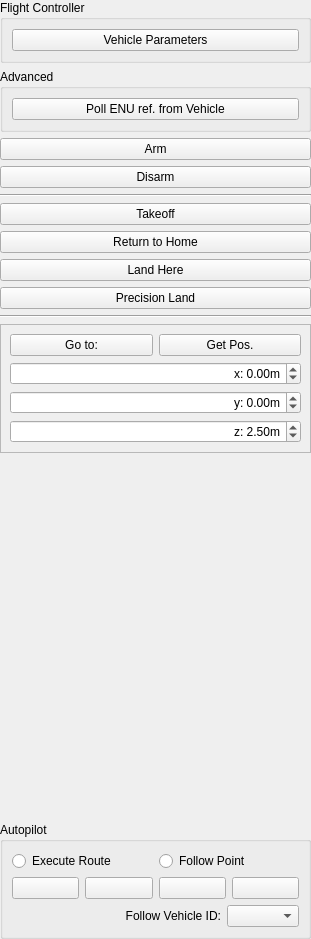
<?xml version="1.0" encoding="UTF-8"?>
<ui version="4.0">
 <class>FlyUI</class>
 <widget class="QWidget" name="FlyUI">
  <property name="geometry">
   <rect>
    <x>0</x>
    <y>0</y>
    <width>311</width>
    <height>939</height>
   </rect>
  </property>
  <property name="sizePolicy">
   <sizepolicy hsizetype="Preferred" vsizetype="Preferred">
    <horstretch>0</horstretch>
    <verstretch>0</verstretch>
   </sizepolicy>
  </property>
  <property name="windowTitle">
   <string>Form</string>
  </property>
  <layout class="QVBoxLayout" name="verticalLayout_2">
   <property name="leftMargin">
    <number>0</number>
   </property>
   <property name="topMargin">
    <number>0</number>
   </property>
   <property name="rightMargin">
    <number>0</number>
   </property>
   <property name="bottomMargin">
    <number>0</number>
   </property>
   <item>
    <widget class="QGroupBox" name="groupBox">
     <property name="title">
      <string>Flight Controller</string>
     </property>
     <layout class="QVBoxLayout" name="verticalLayout_3">
      <item>
       <widget class="QPushButton" name="vehicleParameterButton">
        <property name="text">
         <string>Vehicle Parameters</string>
        </property>
       </widget>
      </item>
     </layout>
    </widget>
   </item>
   <item>
    <widget class="QGroupBox" name="groupBox_2">
     <property name="title">
      <string>Advanced</string>
     </property>
     <layout class="QVBoxLayout" name="verticalLayout_5">
      <item>
       <widget class="QPushButton" name="pollENUrefButton">
        <property name="text">
         <string>Poll ENU ref. from Vehicle</string>
        </property>
       </widget>
      </item>
     </layout>
    </widget>
   </item>
   <item>
    <widget class="QPushButton" name="armButton">
     <property name="text">
      <string>Arm</string>
     </property>
    </widget>
   </item>
   <item>
    <widget class="QPushButton" name="disarmButton">
     <property name="text">
      <string>Disarm</string>
     </property>
    </widget>
   </item>
   <item>
    <widget class="Line" name="line_2">
     <property name="orientation">
      <enum>Qt::Horizontal</enum>
     </property>
    </widget>
   </item>
   <item>
    <widget class="QPushButton" name="takeoffButton">
     <property name="text">
      <string>Takeoff</string>
     </property>
    </widget>
   </item>
   <item>
    <widget class="QPushButton" name="returnToHomeButton">
     <property name="text">
      <string>Return to Home</string>
     </property>
    </widget>
   </item>
   <item>
    <widget class="QPushButton" name="landButton">
     <property name="text">
      <string>Land Here</string>
     </property>
    </widget>
   </item>
   <item>
    <widget class="QPushButton" name="precisionLandButton">
     <property name="text">
      <string>Precision Land</string>
     </property>
    </widget>
   </item>
   <item>
    <widget class="Line" name="line">
     <property name="frameShadow">
      <enum>QFrame::Sunken</enum>
     </property>
     <property name="lineWidth">
      <number>1</number>
     </property>
     <property name="midLineWidth">
      <number>0</number>
     </property>
     <property name="orientation">
      <enum>Qt::Horizontal</enum>
     </property>
    </widget>
   </item>
   <item>
    <widget class="QFrame" name="frame">
     <property name="frameShape">
      <enum>QFrame::StyledPanel</enum>
     </property>
     <property name="frameShadow">
      <enum>QFrame::Raised</enum>
     </property>
     <layout class="QVBoxLayout" name="verticalLayout">
      <item>
       <layout class="QHBoxLayout" name="horizontalLayout_2">
        <item>
         <widget class="QPushButton" name="gotoButton">
          <property name="sizePolicy">
           <sizepolicy hsizetype="Minimum" vsizetype="Fixed">
            <horstretch>0</horstretch>
            <verstretch>0</verstretch>
           </sizepolicy>
          </property>
          <property name="minimumSize">
           <size>
            <width>123</width>
            <height>0</height>
           </size>
          </property>
          <property name="text">
           <string>Go to:</string>
          </property>
         </widget>
        </item>
        <item>
         <widget class="QPushButton" name="getPositionButton">
          <property name="text">
           <string>Get Pos.</string>
          </property>
         </widget>
        </item>
       </layout>
      </item>
      <item>
       <widget class="QDoubleSpinBox" name="gotoXSpinBox">
        <property name="alignment">
         <set>Qt::AlignRight|Qt::AlignTrailing|Qt::AlignVCenter</set>
        </property>
        <property name="prefix">
         <string>x: </string>
        </property>
        <property name="suffix">
         <string>m</string>
        </property>
        <property name="minimum">
         <double>-9999.989999999999782</double>
        </property>
        <property name="maximum">
         <double>9999.989999999999782</double>
        </property>
       </widget>
      </item>
      <item>
       <widget class="QDoubleSpinBox" name="gotoYSpinBox">
        <property name="alignment">
         <set>Qt::AlignRight|Qt::AlignTrailing|Qt::AlignVCenter</set>
        </property>
        <property name="prefix">
         <string>y: </string>
        </property>
        <property name="suffix">
         <string>m</string>
        </property>
        <property name="minimum">
         <double>-9999.989999999999782</double>
        </property>
        <property name="maximum">
         <double>9999.989999999999782</double>
        </property>
       </widget>
      </item>
      <item>
       <widget class="QDoubleSpinBox" name="gotoZSpinBox">
        <property name="alignment">
         <set>Qt::AlignRight|Qt::AlignTrailing|Qt::AlignVCenter</set>
        </property>
        <property name="prefix">
         <string>z: </string>
        </property>
        <property name="suffix">
         <string>m</string>
        </property>
        <property name="maximum">
         <double>999.990000000000009</double>
        </property>
        <property name="value">
         <double>2.500000000000000</double>
        </property>
       </widget>
      </item>
     </layout>
    </widget>
   </item>
   <item>
    <spacer name="verticalSpacer">
     <property name="orientation">
      <enum>Qt::Vertical</enum>
     </property>
     <property name="sizeHint" stdset="0">
      <size>
       <width>20</width>
       <height>40</height>
      </size>
     </property>
    </spacer>
   </item>
   <item>
    <widget class="QGroupBox" name="autopilotGroupBox">
     <property name="enabled">
      <bool>true</bool>
     </property>
     <property name="title">
      <string>Autopilot</string>
     </property>
     <layout class="QVBoxLayout" name="verticalLayout_4">
      <item>
       <layout class="QHBoxLayout" name="horizontalLayout_4">
        <item>
         <widget class="QRadioButton" name="apExecuteRouteRadioButton">
          <property name="text">
           <string>Execute Route</string>
          </property>
         </widget>
        </item>
        <item>
         <widget class="QRadioButton" name="apFollowPointRadioButton">
          <property name="text">
           <string>Follow Point</string>
          </property>
         </widget>
        </item>
       </layout>
      </item>
      <item>
       <layout class="QHBoxLayout" name="horizontalLayout_3">
        <item>
         <widget class="QPushButton" name="apRestartButton">
          <property name="text">
           <string/>
          </property>
          <property name="icon">
           <iconset resource="../../resources.qrc">
            <normaloff>:/icons/icons/Restart-96.png</normaloff>:/icons/icons/Restart-96.png</iconset>
          </property>
         </widget>
        </item>
        <item>
         <widget class="QPushButton" name="apStartButton">
          <property name="text">
           <string/>
          </property>
          <property name="icon">
           <iconset resource="../../resources.qrc">
            <normaloff>:/icons/icons/Play-96.png</normaloff>:/icons/icons/Play-96.png</iconset>
          </property>
         </widget>
        </item>
        <item>
         <widget class="QPushButton" name="apPauseButton">
          <property name="text">
           <string/>
          </property>
          <property name="icon">
           <iconset resource="../../resources.qrc">
            <normaloff>:/icons/icons/Pause-96.png</normaloff>:/icons/icons/Pause-96.png</iconset>
          </property>
         </widget>
        </item>
        <item>
         <widget class="QPushButton" name="apStopButton">
          <property name="text">
           <string/>
          </property>
          <property name="icon">
           <iconset resource="../../resources.qrc">
            <normaloff>:/icons/icons/Stop-96.png</normaloff>:/icons/icons/Stop-96.png</iconset>
          </property>
         </widget>
        </item>
       </layout>
      </item>
      <item>
       <layout class="QHBoxLayout" name="horizontalLayout_5">
        <item>
         <widget class="QLabel" name="vehicleIdToFollowLabel">
          <property name="sizePolicy">
           <sizepolicy hsizetype="Expanding" vsizetype="Preferred">
            <horstretch>0</horstretch>
            <verstretch>0</verstretch>
           </sizepolicy>
          </property>
          <property name="layoutDirection">
           <enum>Qt::LeftToRight</enum>
          </property>
          <property name="text">
           <string>Follow Vehicle ID:</string>
          </property>
          <property name="alignment">
           <set>Qt::AlignRight|Qt::AlignTrailing|Qt::AlignVCenter</set>
          </property>
         </widget>
        </item>
        <item>
         <widget class="QComboBox" name="followVehicleIdCombo"/>
        </item>
       </layout>
      </item>
     </layout>
    </widget>
   </item>
  </layout>
 </widget>
 <resources>
  <include location="../../resources.qrc"/>
 </resources>
 <connections/>
</ui>
